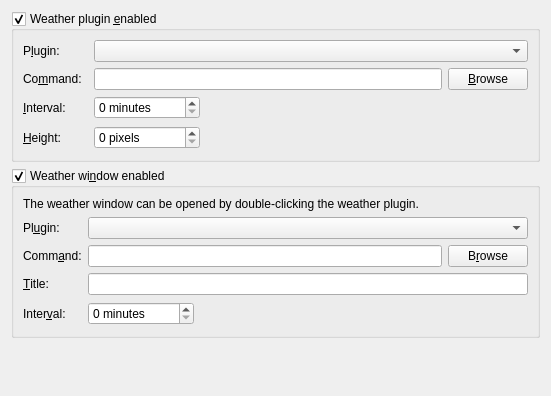
     <widget class="QWidget" name="weatherPluginsTab">
      <attribute name="title">
       <string>&amp;Weather plugin</string>
      </attribute>
      <layout class="QVBoxLayout" name="verticalLayout_10">
       <item>
        <widget class="QGroupBox" name="weatherPluginBox">
         <property name="toolTip">
          <string>&lt;html&gt;The weather plugin is displayed on the right of the upper part of the main window.&lt;/html&gt;</string>
         </property>
         <property name="title">
          <string>Weather plugin &amp;enabled</string>
         </property>
         <property name="checkable">
          <bool>true</bool>
         </property>
         <layout class="QGridLayout" name="gridLayout_12">
          <item row="6" column="0" colspan="2">
           <widget class="QLabel" name="weatherPluginHeightLabel">
            <property name="text">
             <string>&amp;Height:</string>
            </property>
            <property name="buddy">
             <cstring>weatherPluginHeightInput</cstring>
            </property>
           </widget>
          </item>
          <item row="6" column="2">
           <widget class="QSpinBox" name="weatherPluginHeightInput">
            <property name="toolTip">
             <string>&lt;html&gt;The height of the weather plugin in pixels&lt;/html&gt;</string>
            </property>
            <property name="suffix">
             <string extracomment="With leading space"> pixels</string>
            </property>
            <property name="maximum">
             <number>65535</number>
            </property>
           </widget>
          </item>
          <item row="6" column="3">
           <spacer name="horizontalSpacer_5">
            <property name="orientation">
             <enum>Qt::Horizontal</enum>
            </property>
            <property name="sizeHint" stdset="0">
             <size>
              <width>298</width>
              <height>25</height>
             </size>
            </property>
           </spacer>
          </item>
          <item row="4" column="0">
           <widget class="QLabel" name="weatherPluginIntervalLabel">
            <property name="text">
             <string>&amp;Interval:</string>
            </property>
            <property name="buddy">
             <cstring>weatherPluginIntervalInput</cstring>
            </property>
           </widget>
          </item>
          <item row="1" column="0">
           <widget class="QLabel" name="weatherPluginLabel">
            <property name="text">
             <string>P&amp;lugin:</string>
            </property>
            <property name="buddy">
             <cstring>weatherPluginInput</cstring>
            </property>
           </widget>
          </item>
          <item row="4" column="2">
           <widget class="QSpinBox" name="weatherPluginIntervalInput">
            <property name="toolTip">
             <string>&lt;html&gt;The time between updates of the weather plugin&lt;/html&gt;</string>
            </property>
            <property name="suffix">
             <string extracomment="With leading space"> minutes</string>
            </property>
            <property name="maximum">
             <number>86400</number>
            </property>
           </widget>
          </item>
          <item row="4" column="3">
           <spacer name="horizontalSpacer_6">
            <property name="orientation">
             <enum>Qt::Horizontal</enum>
            </property>
            <property name="sizeHint" stdset="0">
             <size>
              <width>172</width>
              <height>20</height>
             </size>
            </property>
           </spacer>
          </item>
          <item row="1" column="2" colspan="2">
           <widget class="SkComboBox" name="weatherPluginInput"/>
          </item>
          <item row="2" column="0">
           <widget class="QLabel" name="weatherPluginCommandLabel">
            <property name="text">
             <string>Co&amp;mmand:</string>
            </property>
            <property name="buddy">
             <cstring>weatherPluginCommandInput</cstring>
            </property>
           </widget>
          </item>
          <item row="2" column="2" colspan="2">
           <widget class="QWidget" name="widget_4" native="true">
            <layout class="QHBoxLayout" name="horizontalLayout_6">
             <property name="leftMargin">
              <number>0</number>
             </property>
             <property name="topMargin">
              <number>0</number>
             </property>
             <property name="rightMargin">
              <number>0</number>
             </property>
             <property name="bottomMargin">
              <number>0</number>
             </property>
             <item>
              <widget class="QLineEdit" name="weatherPluginCommandInput">
               <property name="toolTip">
                <string>&lt;html&gt;The program to execute for external weather plugins. Programs in the plugin path can be specified without path.&lt;/html&gt;</string>
               </property>
              </widget>
             </item>
             <item>
              <widget class="QPushButton" name="browseWeatherPluginCommandButton">
               <property name="text">
                <string>&amp;Browse</string>
               </property>
              </widget>
             </item>
            </layout>
           </widget>
          </item>
         </layout>
        </widget>
       </item>
       <item>
        <widget class="QGroupBox" name="weatherWindowBox">
         <property name="title">
          <string>Weather wi&amp;ndow enabled</string>
         </property>
         <property name="checkable">
          <bool>true</bool>
         </property>
         <layout class="QGridLayout" name="gridLayout_11">
          <item row="1" column="0">
           <widget class="QLabel" name="weatherWindowPluginLabel">
            <property name="text">
             <string>Pl&amp;ugin:</string>
            </property>
            <property name="buddy">
             <cstring>weatherWindowPluginInput</cstring>
            </property>
           </widget>
          </item>
          <item row="4" column="0">
           <widget class="QLabel" name="weatherWindowTitleLabel">
            <property name="text">
             <string>&amp;Title:</string>
            </property>
            <property name="buddy">
             <cstring>weatherWindowTitleInput</cstring>
            </property>
           </widget>
          </item>
          <item row="4" column="1" colspan="2">
           <widget class="QLineEdit" name="weatherWindowTitleInput">
            <property name="toolTip">
             <string>&lt;html&gt;The title of the weather window&lt;/html&gt;</string>
            </property>
           </widget>
          </item>
          <item row="5" column="0">
           <widget class="QLabel" name="weatherWindowIntervalLabel">
            <property name="text">
             <string>Inter&amp;val:</string>
            </property>
            <property name="buddy">
             <cstring>weatherWindowIntervalInput</cstring>
            </property>
           </widget>
          </item>
          <item row="5" column="1">
           <widget class="QSpinBox" name="weatherWindowIntervalInput">
            <property name="toolTip">
             <string>&lt;html&gt;The time between updates of the picture in the weather window&lt;/html&gt;</string>
            </property>
            <property name="suffix">
             <string extracomment="With leading space"> minutes</string>
            </property>
            <property name="maximum">
             <number>86400</number>
            </property>
           </widget>
          </item>
          <item row="5" column="2">
           <spacer name="horizontalSpacer_4">
            <property name="orientation">
             <enum>Qt::Horizontal</enum>
            </property>
            <property name="sizeHint" stdset="0">
             <size>
              <width>328</width>
              <height>25</height>
             </size>
            </property>
           </spacer>
          </item>
          <item row="0" column="0" colspan="3">
           <widget class="QLabel" name="label_4">
            <property name="text">
             <string>The weather window can be opened by double-clicking the weather plugin.</string>
            </property>
            <property name="wordWrap">
             <bool>true</bool>
            </property>
           </widget>
          </item>
          <item row="1" column="1" colspan="2">
           <widget class="SkComboBox" name="weatherWindowPluginInput"/>
          </item>
          <item row="3" column="0">
           <widget class="QLabel" name="weatherWindowCommandLabel">
            <property name="text">
             <string>Comm&amp;and:</string>
            </property>
            <property name="buddy">
             <cstring>weatherWindowCommandInput</cstring>
            </property>
           </widget>
          </item>
          <item row="3" column="1" colspan="2">
           <widget class="QWidget" name="widget_5" native="true">
            <layout class="QHBoxLayout" name="horizontalLayout_5">
             <property name="leftMargin">
              <number>0</number>
             </property>
             <property name="topMargin">
              <number>0</number>
             </property>
             <property name="rightMargin">
              <number>0</number>
             </property>
             <property name="bottomMargin">
              <number>0</number>
             </property>
             <item>
              <widget class="QLineEdit" name="weatherWindowCommandInput">
               <property name="toolTip">
                <string>&lt;html&gt;The program to execute for external weather plugins. Programs in the plugin path can be specified without path.&lt;/html&gt;</string>
               </property>
              </widget>
             </item>
             <item>
              <widget class="QPushButton" name="browseWeatherWindowCommandButton">
               <property name="text">
                <string>B&amp;rowse</string>
               </property>
              </widget>
             </item>
            </layout>
           </widget>
          </item>
         </layout>
        </widget>
       </item>
       <item>
        <spacer name="verticalSpacer_10">
         <property name="orientation">
          <enum>Qt::Vertical</enum>
         </property>
         <property name="sizeHint" stdset="0">
          <size>
           <width>20</width>
           <height>47</height>
          </size>
         </property>
        </spacer>
       </item>
      </layout>
     </widget>
